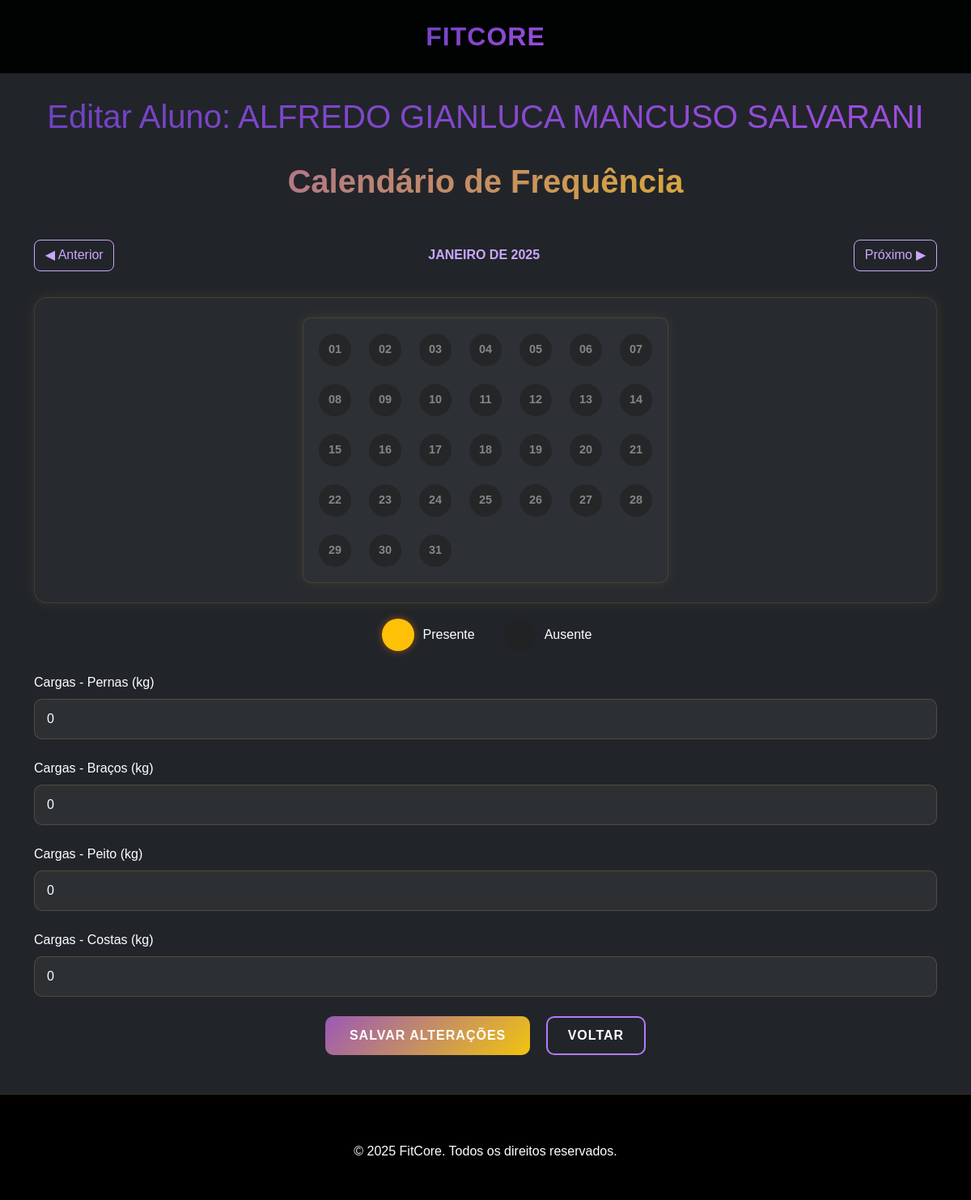
The page /editar_aluno/18/ (signed in) on the database as committed earlier.
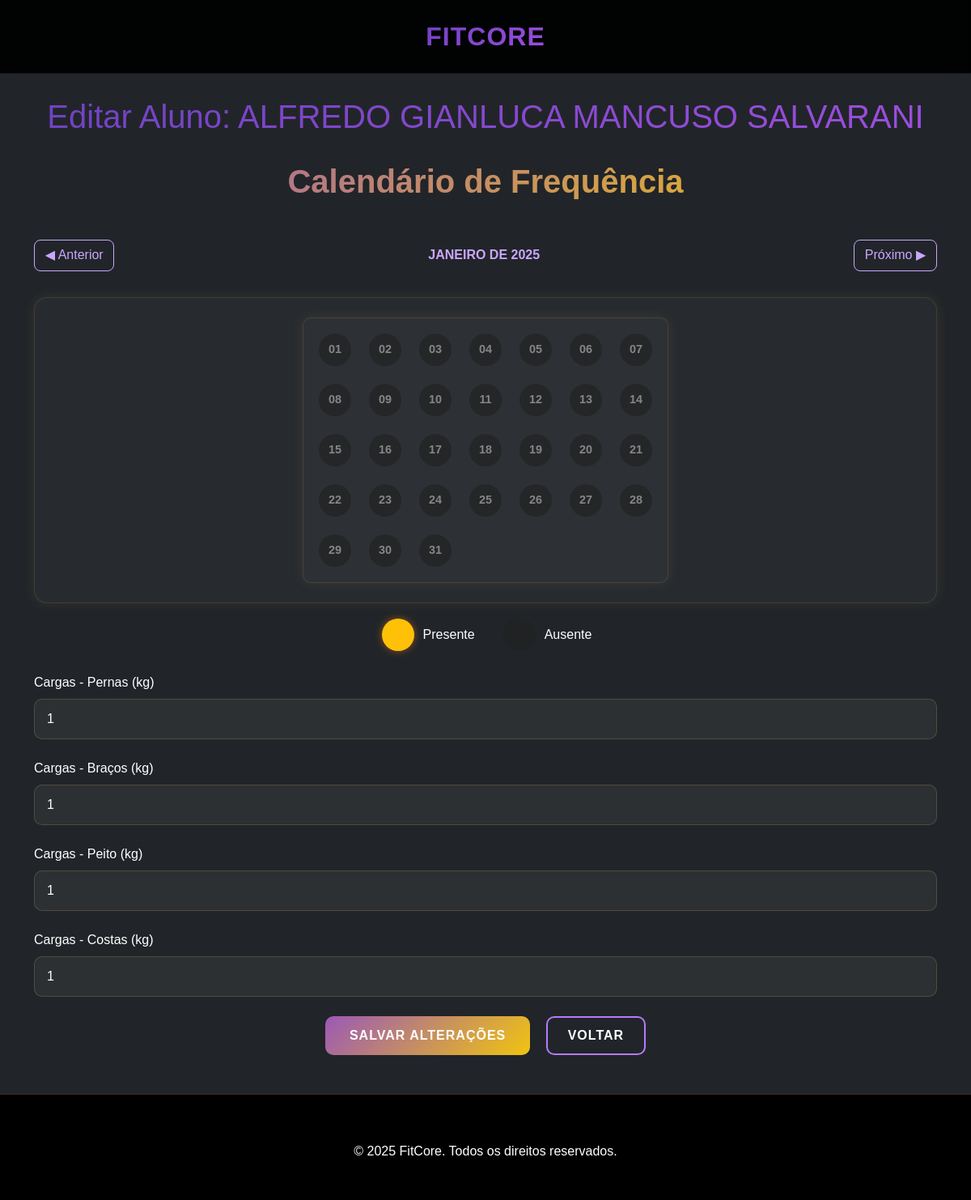
The same page on the database as committed later.
### cadastro/models.py (models this page shows, shortened)
class Cargas(models.Model):
    usuario = models.ForeignKey(Usuario, on_delete=models.CASCADE)
    pernas = models.IntegerField()
    bracos = models.IntegerField()
    costas = models.IntegerField()
    peito = models.IntegerField()

### TelaProf/views.py (the view, shortened to what this page needs)
# urls.py: path('editar_aluno/<int:aluno_id>/', views.editar_aluno, name='editar_aluno'),
@login_required
def editar_aluno(request, aluno_id):
    aluno = get_object_or_404(Usuario, id=aluno_id)
    calendario = CalendarioFrequencia.objects.filter(usuario=aluno).order_by('-data')
    cargas, _ = Cargas.objects.get_or_create(usuario=aluno)
    mes = int(request.GET.get('mes', datetime.now().month))
    ano = int(request.GET.get('ano', datetime.now().year))
    return render(request, 'editar_aluno.html', {
        'aluno': aluno,
        'calendario': calendario,
        'cargas': cargas,
        'mes': mes,
        'ano': ano,
    })

### TelaProf/templates/editar_aluno.html (shortened to what this page needs)
{% load static %}
<!DOCTYPE html>
<html lang="pt-br">
<head>
    <link href="{% static 'css/bootstrap.min.css' %}" rel="stylesheet">
    <link href="{% static 'css/estilo.css' %}" rel="stylesheet">
</head>
<body class="bg-dark text-white">
    <nav class="navbar navbar-custom fixed-top">
        <div class="container d-flex justify-content-center">
            <a class="navbar-brand brand-gradient mx-auto" href="{% url 'membros' %}">FitCore</a>
        </div>
    </nav>
    <main class="container fade-in" style="margin-top: 120px;">
        <h1 class="text-center gradient-purple mb-4">Editar Aluno: {{ aluno.nome_completo }}</h2>
        <form method="POST" action="{% url 'TelaProf:editar_aluno' aluno.id %}">
            <h3 class="section-title" style="margin-top: 2rem;">Calendário de Frequência</h3>
                <div class="calendar-month-navigation">
                    <button id="prevMonth" class="calendar-nav-button" type="button">◀ Anterior</button>
                    <span id="monthTitle" class="calendar-month-title"></span>
                    <button id="nextMonth" class="calendar-nav-button" type="button">Próximo ▶</button>
                </div>
                <div id="calendarContainer" class="calendar-container"></div>
                <div class="calendar-legend">
                    <div class="legend-item">
                        <span class="legend-box day-btn presente"></span> Presente
                    </div>
                    <div class="legend-item">
                        <span class="legend-box day-btn ausente"></span> Ausente
                    </div>
                </div>
            <div class="form-group">
                <label for='pernas' class="mt-4">Cargas - Pernas (kg)</label>
                <input type="number" id="pernas" name="pernas" value="{{ cargas.pernas }}" class="inputcarga" min="0" step="0.1">
            </div>
            <div class="form-group">
                <label for='bracos' class="mt-4">Cargas - Braços (kg)</label>
                <input type="number" id="bracos" name="bracos" value="{{ cargas.bracos }}" class="inputcarga" min="0" step="0.1">
            </div>
            <div class="form-group">
                <label for='peito' class="mt-4">Cargas - Peito (kg)</label>
                <input type="number" id="peito" name="peito" value="{{ cargas.peito }}" class="inputcarga" min="0" step="0.1">
            </div>
            <div class="form-group">
                <label for='costas' class="mt-4">Cargas - Costas (kg)</label>
                <input type="number" id="costas" name="costas" value="{{ cargas.costas }}" class="inputcarga" min="0" step="0.1">
            </div>
            <div class="text-center mt-4">
                <button type="submit" class="btn-salvar">Salvar Alterações</button>
                <button type="button" class="btn-voltar">
                    <a href="{% url 'TelaProf:lista_alunos' %}" class="text-white text-decoration-none">Voltar</a>
                </button>
            </div>
        </form>
    </main>
    <footer class="footer text-center mt-5">
        <p style="margin-top: 10px;">&copy; 2025 FitCore. Todos os direitos reservados.</p>
    </footer>
</body>
</html>

Rows that differ between the two databases and show on the page:
changed Cargas: pernas "0" → "1"; bracos "0" → "1"; peito "0" → "1"; costas "0" → "1"
